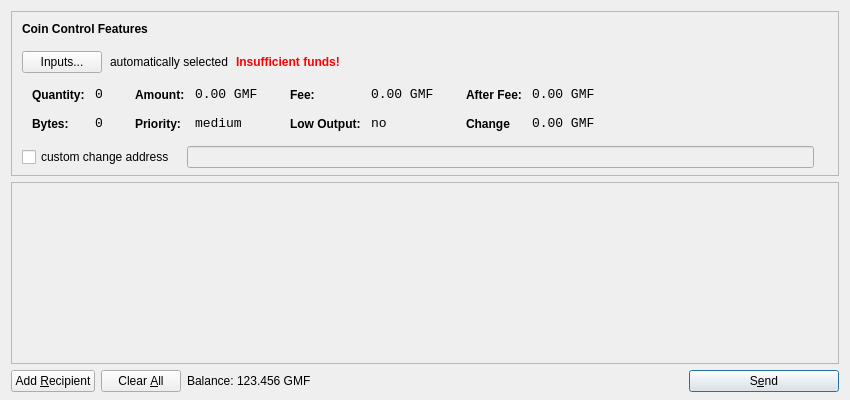
<?xml version="1.0" encoding="UTF-8"?>
<ui version="4.0">
 <class>SendCoinsDialog</class>
 <widget class="QDialog" name="SendCoinsDialog">
  <property name="geometry">
   <rect>
    <x>0</x>
    <y>0</y>
    <width>850</width>
    <height>400</height>
   </rect>
  </property>
  <property name="windowTitle">
   <string>Send Coins</string>
  </property>
  <layout class="QVBoxLayout" name="verticalLayout" stretch="0,1,0">
   <property name="bottomMargin">
    <number>8</number>
   </property>
   <item>
    <widget class="QFrame" name="frameCoinControl">
     <property name="sizePolicy">
      <sizepolicy hsizetype="Expanding" vsizetype="Expanding">
       <horstretch>0</horstretch>
       <verstretch>0</verstretch>
      </sizepolicy>
     </property>
     <property name="maximumSize">
      <size>
       <width>16777215</width>
       <height>16777215</height>
      </size>
     </property>
     <property name="frameShape">
      <enum>QFrame::StyledPanel</enum>
     </property>
     <property name="frameShadow">
      <enum>QFrame::Sunken</enum>
     </property>
     <layout class="QVBoxLayout" name="verticalLayoutCoinControl2">
      <property name="spacing">
       <number>-1</number>
      </property>
      <property name="leftMargin">
       <number>0</number>
      </property>
      <property name="topMargin">
       <number>0</number>
      </property>
      <property name="rightMargin">
       <number>0</number>
      </property>
      <property name="bottomMargin">
       <number>6</number>
      </property>
      <item>
       <layout class="QVBoxLayout" name="verticalLayoutCoinControl" stretch="0,0,0,0,1">
        <property name="spacing">
         <number>0</number>
        </property>
        <property name="leftMargin">
         <number>10</number>
        </property>
        <property name="topMargin">
         <number>10</number>
        </property>
        <item>
         <layout class="QHBoxLayout" name="horizontalLayoutCoinControl1">
          <property name="bottomMargin">
           <number>15</number>
          </property>
          <item>
           <widget class="QLabel" name="labelCoinControlFeatures">
            <property name="sizePolicy">
             <sizepolicy hsizetype="Preferred" vsizetype="Maximum">
              <horstretch>0</horstretch>
              <verstretch>0</verstretch>
             </sizepolicy>
            </property>
            <property name="font">
             <font>
              <weight>75</weight>
              <bold>true</bold>
             </font>
            </property>
            <property name="styleSheet">
             <string notr="true">font-weight:bold;</string>
            </property>
            <property name="text">
             <string>Coin Control Features</string>
            </property>
           </widget>
          </item>
         </layout>
        </item>
        <item>
         <layout class="QHBoxLayout" name="horizontalLayoutCoinControl2" stretch="0,0,0,0">
          <property name="spacing">
           <number>8</number>
          </property>
          <property name="bottomMargin">
           <number>10</number>
          </property>
          <item>
           <widget class="QPushButton" name="pushButtonCoinControl">
            <property name="styleSheet">
             <string notr="true"/>
            </property>
            <property name="text">
             <string>Inputs...</string>
            </property>
           </widget>
          </item>
          <item>
           <widget class="QLabel" name="labelCoinControlAutomaticallySelected">
            <property name="text">
             <string>automatically selected</string>
            </property>
            <property name="margin">
             <number>5</number>
            </property>
           </widget>
          </item>
          <item>
           <widget class="QLabel" name="labelCoinControlInsuffFunds">
            <property name="font">
             <font>
              <weight>75</weight>
              <bold>true</bold>
             </font>
            </property>
            <property name="styleSheet">
             <string notr="true">color:red;font-weight:bold;</string>
            </property>
            <property name="text">
             <string>Insufficient funds!</string>
            </property>
            <property name="margin">
             <number>5</number>
            </property>
           </widget>
          </item>
          <item>
           <spacer name="horizontalSpacerCoinControl">
            <property name="orientation">
             <enum>Qt::Horizontal</enum>
            </property>
            <property name="sizeHint" stdset="0">
             <size>
              <width>40</width>
              <height>1</height>
             </size>
            </property>
           </spacer>
          </item>
         </layout>
        </item>
        <item>
         <widget class="QWidget" name="widgetCoinControl" native="true">
          <property name="sizePolicy">
           <sizepolicy hsizetype="Preferred" vsizetype="Preferred">
            <horstretch>0</horstretch>
            <verstretch>0</verstretch>
           </sizepolicy>
          </property>
          <property name="minimumSize">
           <size>
            <width>0</width>
            <height>0</height>
           </size>
          </property>
          <property name="styleSheet">
           <string notr="true"/>
          </property>
          <layout class="QHBoxLayout" name="horizontalLayoutCoinControl5">
           <property name="margin">
            <number>0</number>
           </property>
           <item>
            <layout class="QHBoxLayout" name="horizontalLayoutCoinControl3" stretch="0,0,0,1">
             <property name="spacing">
              <number>20</number>
             </property>
             <property name="topMargin">
              <number>0</number>
             </property>
             <property name="bottomMargin">
              <number>10</number>
             </property>
             <item>
              <layout class="QFormLayout" name="formLayoutCoinControl1">
               <property name="horizontalSpacing">
                <number>10</number>
               </property>
               <property name="verticalSpacing">
                <number>14</number>
               </property>
               <property name="leftMargin">
                <number>10</number>
               </property>
               <property name="topMargin">
                <number>4</number>
               </property>
               <property name="rightMargin">
                <number>6</number>
               </property>
               <item row="0" column="0">
                <widget class="QLabel" name="labelCoinControlQuantityText">
                 <property name="styleSheet">
                  <string notr="true">font-weight:bold;</string>
                 </property>
                 <property name="text">
                  <string>Quantity:</string>
                 </property>
                 <property name="margin">
                  <number>0</number>
                 </property>
                </widget>
               </item>
               <item row="0" column="1">
                <widget class="QLabel" name="labelCoinControlQuantity">
                 <property name="font">
                  <font>
                   <family>Monospace</family>
                   <pointsize>10</pointsize>
                  </font>
                 </property>
                 <property name="cursor">
                  <cursorShape>IBeamCursor</cursorShape>
                 </property>
                 <property name="contextMenuPolicy">
                  <enum>Qt::ActionsContextMenu</enum>
                 </property>
                 <property name="text">
                  <string>0</string>
                 </property>
                 <property name="margin">
                  <number>0</number>
                 </property>
                 <property name="textInteractionFlags">
                  <set>Qt::LinksAccessibleByMouse|Qt::TextSelectableByKeyboard|Qt::TextSelectableByMouse</set>
                 </property>
                </widget>
               </item>
               <item row="1" column="0">
                <widget class="QLabel" name="labelCoinControlBytesText">
                 <property name="styleSheet">
                  <string notr="true">font-weight:bold;</string>
                 </property>
                 <property name="text">
                  <string>Bytes:</string>
                 </property>
                </widget>
               </item>
               <item row="1" column="1">
                <widget class="QLabel" name="labelCoinControlBytes">
                 <property name="font">
                  <font>
                   <family>Monospace</family>
                   <pointsize>10</pointsize>
                  </font>
                 </property>
                 <property name="cursor">
                  <cursorShape>IBeamCursor</cursorShape>
                 </property>
                 <property name="contextMenuPolicy">
                  <enum>Qt::ActionsContextMenu</enum>
                 </property>
                 <property name="text">
                  <string>0</string>
                 </property>
                 <property name="textInteractionFlags">
                  <set>Qt::LinksAccessibleByMouse|Qt::TextSelectableByKeyboard|Qt::TextSelectableByMouse</set>
                 </property>
                </widget>
               </item>
              </layout>
             </item>
             <item>
              <layout class="QFormLayout" name="formLayoutCoinControl2">
               <property name="horizontalSpacing">
                <number>10</number>
               </property>
               <property name="verticalSpacing">
                <number>14</number>
               </property>
               <property name="leftMargin">
                <number>6</number>
               </property>
               <property name="topMargin">
                <number>4</number>
               </property>
               <property name="rightMargin">
                <number>6</number>
               </property>
               <item row="0" column="0">
                <widget class="QLabel" name="labelCoinControlAmountText">
                 <property name="styleSheet">
                  <string notr="true">font-weight:bold;</string>
                 </property>
                 <property name="text">
                  <string>Amount:</string>
                 </property>
                 <property name="margin">
                  <number>0</number>
                 </property>
                </widget>
               </item>
               <item row="0" column="1">
                <widget class="QLabel" name="labelCoinControlAmount">
                 <property name="font">
                  <font>
                   <family>Monospace</family>
                   <pointsize>10</pointsize>
                  </font>
                 </property>
                 <property name="cursor">
                  <cursorShape>IBeamCursor</cursorShape>
                 </property>
                 <property name="contextMenuPolicy">
                  <enum>Qt::ActionsContextMenu</enum>
                 </property>
                 <property name="text">
                  <string>0.00 GMF</string>
                 </property>
                 <property name="textInteractionFlags">
                  <set>Qt::LinksAccessibleByMouse|Qt::TextSelectableByKeyboard|Qt::TextSelectableByMouse</set>
                 </property>
                </widget>
               </item>
               <item row="1" column="0">
                <widget class="QLabel" name="labelCoinControlPriorityText">
                 <property name="styleSheet">
                  <string notr="true">font-weight:bold;</string>
                 </property>
                 <property name="text">
                  <string>Priority:</string>
                 </property>
                </widget>
               </item>
               <item row="1" column="1">
                <widget class="QLabel" name="labelCoinControlPriority">
                 <property name="font">
                  <font>
                   <family>Monospace</family>
                   <pointsize>10</pointsize>
                  </font>
                 </property>
                 <property name="cursor">
                  <cursorShape>IBeamCursor</cursorShape>
                 </property>
                 <property name="contextMenuPolicy">
                  <enum>Qt::ActionsContextMenu</enum>
                 </property>
                 <property name="text">
                  <string>medium</string>
                 </property>
                 <property name="textInteractionFlags">
                  <set>Qt::LinksAccessibleByMouse|Qt::TextSelectableByKeyboard|Qt::TextSelectableByMouse</set>
                 </property>
                </widget>
               </item>
              </layout>
             </item>
             <item>
              <layout class="QFormLayout" name="formLayoutCoinControl3">
               <property name="horizontalSpacing">
                <number>10</number>
               </property>
               <property name="verticalSpacing">
                <number>14</number>
               </property>
               <property name="leftMargin">
                <number>6</number>
               </property>
               <property name="topMargin">
                <number>4</number>
               </property>
               <property name="rightMargin">
                <number>6</number>
               </property>
               <item row="0" column="0">
                <widget class="QLabel" name="labelCoinControlFeeText">
                 <property name="styleSheet">
                  <string notr="true">font-weight:bold;</string>
                 </property>
                 <property name="text">
                  <string>Fee:</string>
                 </property>
                 <property name="margin">
                  <number>0</number>
                 </property>
                </widget>
               </item>
               <item row="0" column="1">
                <widget class="QLabel" name="labelCoinControlFee">
                 <property name="font">
                  <font>
                   <family>Monospace</family>
                   <pointsize>10</pointsize>
                  </font>
                 </property>
                 <property name="cursor">
                  <cursorShape>IBeamCursor</cursorShape>
                 </property>
                 <property name="contextMenuPolicy">
                  <enum>Qt::ActionsContextMenu</enum>
                 </property>
                 <property name="text">
                  <string>0.00 GMF</string>
                 </property>
                 <property name="textInteractionFlags">
                  <set>Qt::LinksAccessibleByMouse|Qt::TextSelectableByKeyboard|Qt::TextSelectableByMouse</set>
                 </property>
                </widget>
               </item>
               <item row="1" column="0">
                <widget class="QLabel" name="labelCoinControlLowOutputText">
                 <property name="styleSheet">
                  <string notr="true">font-weight:bold;</string>
                 </property>
                 <property name="text">
                  <string>Low Output:</string>
                 </property>
                </widget>
               </item>
               <item row="1" column="1">
                <widget class="QLabel" name="labelCoinControlLowOutput">
                 <property name="font">
                  <font>
                   <family>Monospace</family>
                   <pointsize>10</pointsize>
                  </font>
                 </property>
                 <property name="cursor">
                  <cursorShape>IBeamCursor</cursorShape>
                 </property>
                 <property name="contextMenuPolicy">
                  <enum>Qt::ActionsContextMenu</enum>
                 </property>
                 <property name="text">
                  <string>no</string>
                 </property>
                 <property name="textInteractionFlags">
                  <set>Qt::LinksAccessibleByMouse|Qt::TextSelectableByKeyboard|Qt::TextSelectableByMouse</set>
                 </property>
                </widget>
               </item>
              </layout>
             </item>
             <item>
              <layout class="QFormLayout" name="formLayoutCoinControl4">
               <property name="horizontalSpacing">
                <number>10</number>
               </property>
               <property name="verticalSpacing">
                <number>14</number>
               </property>
               <property name="leftMargin">
                <number>6</number>
               </property>
               <property name="topMargin">
                <number>4</number>
               </property>
               <property name="rightMargin">
                <number>6</number>
               </property>
               <item row="0" column="0">
                <widget class="QLabel" name="labelCoinControlAfterFeeText">
                 <property name="styleSheet">
                  <string notr="true">font-weight:bold;</string>
                 </property>
                 <property name="text">
                  <string>After Fee:</string>
                 </property>
                 <property name="margin">
                  <number>0</number>
                 </property>
                </widget>
               </item>
               <item row="0" column="1">
                <widget class="QLabel" name="labelCoinControlAfterFee">
                 <property name="font">
                  <font>
                   <family>Monospace</family>
                   <pointsize>10</pointsize>
                  </font>
                 </property>
                 <property name="cursor">
                  <cursorShape>IBeamCursor</cursorShape>
                 </property>
                 <property name="contextMenuPolicy">
                  <enum>Qt::ActionsContextMenu</enum>
                 </property>
                 <property name="text">
                  <string>0.00 GMF</string>
                 </property>
                 <property name="textInteractionFlags">
                  <set>Qt::LinksAccessibleByMouse|Qt::TextSelectableByKeyboard|Qt::TextSelectableByMouse</set>
                 </property>
                </widget>
               </item>
               <item row="1" column="0">
                <widget class="QLabel" name="labelCoinControlChangeText">
                 <property name="styleSheet">
                  <string notr="true">font-weight:bold;</string>
                 </property>
                 <property name="text">
                  <string>Change</string>
                 </property>
                </widget>
               </item>
               <item row="1" column="1">
                <widget class="QLabel" name="labelCoinControlChange">
                 <property name="font">
                  <font>
                   <family>Monospace</family>
                   <pointsize>10</pointsize>
                  </font>
                 </property>
                 <property name="cursor">
                  <cursorShape>IBeamCursor</cursorShape>
                 </property>
                 <property name="contextMenuPolicy">
                  <enum>Qt::ActionsContextMenu</enum>
                 </property>
                 <property name="text">
                  <string>0.00 GMF</string>
                 </property>
                 <property name="textInteractionFlags">
                  <set>Qt::LinksAccessibleByMouse|Qt::TextSelectableByKeyboard|Qt::TextSelectableByMouse</set>
                 </property>
                </widget>
               </item>
              </layout>
             </item>
            </layout>
           </item>
          </layout>
         </widget>
        </item>
        <item>
         <layout class="QHBoxLayout" name="horizontalLayoutCoinControl4" stretch="0,0,0">
          <property name="spacing">
           <number>12</number>
          </property>
          <property name="sizeConstraint">
           <enum>QLayout::SetDefaultConstraint</enum>
          </property>
          <property name="topMargin">
           <number>5</number>
          </property>
          <property name="rightMargin">
           <number>5</number>
          </property>
          <item>
           <widget class="QCheckBox" name="checkBoxCoinControlChange">
            <property name="text">
             <string>custom change address</string>
            </property>
           </widget>
          </item>
          <item>
           <widget class="QLineEdit" name="lineEditCoinControlChange">
            <property name="enabled">
             <bool>false</bool>
            </property>
            <property name="sizePolicy">
             <sizepolicy hsizetype="Expanding" vsizetype="Fixed">
              <horstretch>0</horstretch>
              <verstretch>0</verstretch>
             </sizepolicy>
            </property>
           </widget>
          </item>
          <item>
           <widget class="QLabel" name="labelCoinControlChangeLabel">
            <property name="sizePolicy">
             <sizepolicy hsizetype="Preferred" vsizetype="Expanding">
              <horstretch>0</horstretch>
              <verstretch>0</verstretch>
             </sizepolicy>
            </property>
            <property name="minimumSize">
             <size>
              <width>0</width>
              <height>0</height>
             </size>
            </property>
            <property name="text">
             <string/>
            </property>
            <property name="margin">
             <number>3</number>
            </property>
           </widget>
          </item>
         </layout>
        </item>
        <item>
         <spacer name="verticalSpacerCoinControl">
          <property name="orientation">
           <enum>Qt::Vertical</enum>
          </property>
          <property name="sizeHint" stdset="0">
           <size>
            <width>800</width>
            <height>1</height>
           </size>
          </property>
         </spacer>
        </item>
       </layout>
      </item>
     </layout>
    </widget>
   </item>
   <item>
    <widget class="QScrollArea" name="scrollArea">
     <property name="widgetResizable">
      <bool>true</bool>
     </property>
     <widget class="QWidget" name="scrollAreaWidgetContents">
      <property name="geometry">
       <rect>
        <x>0</x>
        <y>0</y>
        <width>830</width>
        <height>165</height>
       </rect>
      </property>
      <layout class="QVBoxLayout" name="verticalLayout_2">
       <property name="margin">
        <number>0</number>
       </property>
       <item>
        <layout class="QVBoxLayout" name="entries">
         <property name="spacing">
          <number>6</number>
         </property>
        </layout>
       </item>
       <item>
        <spacer name="verticalSpacer">
         <property name="orientation">
          <enum>Qt::Vertical</enum>
         </property>
         <property name="sizeHint" stdset="0">
          <size>
           <width>20</width>
           <height>40</height>
          </size>
         </property>
        </spacer>
       </item>
      </layout>
     </widget>
    </widget>
   </item>
   <item>
    <layout class="QHBoxLayout" name="horizontalLayout">
     <item>
      <widget class="QPushButton" name="addButton">
       <property name="toolTip">
        <string>Send to multiple recipients at once</string>
       </property>
       <property name="text">
        <string>Add &amp;Recipient</string>
       </property>
       <property name="icon">
        <iconset resource="../bitcoin.qrc">
         <normaloff>:/icons/add</normaloff>:/icons/add</iconset>
       </property>
       <property name="autoDefault">
        <bool>false</bool>
       </property>
      </widget>
     </item>
     <item>
      <widget class="QPushButton" name="clearButton">
       <property name="sizePolicy">
        <sizepolicy hsizetype="Minimum" vsizetype="Fixed">
         <horstretch>0</horstretch>
         <verstretch>0</verstretch>
        </sizepolicy>
       </property>
       <property name="toolTip">
        <string>Remove all transaction fields</string>
       </property>
       <property name="text">
        <string>Clear &amp;All</string>
       </property>
       <property name="icon">
        <iconset resource="../bitcoin.qrc">
         <normaloff>:/icons/remove</normaloff>:/icons/remove</iconset>
       </property>
       <property name="autoRepeatDelay">
        <number>300</number>
       </property>
       <property name="autoDefault">
        <bool>false</bool>
       </property>
      </widget>
     </item>
     <item>
      <layout class="QHBoxLayout" name="horizontalLayout_2">
       <property name="spacing">
        <number>3</number>
       </property>
       <item>
        <widget class="QLabel" name="label">
         <property name="sizePolicy">
          <sizepolicy hsizetype="Preferred" vsizetype="Fixed">
           <horstretch>0</horstretch>
           <verstretch>0</verstretch>
          </sizepolicy>
         </property>
         <property name="text">
          <string>Balance:</string>
         </property>
        </widget>
       </item>
       <item>
        <widget class="QLabel" name="labelBalance">
         <property name="sizePolicy">
          <sizepolicy hsizetype="Preferred" vsizetype="Fixed">
           <horstretch>0</horstretch>
           <verstretch>0</verstretch>
          </sizepolicy>
         </property>
         <property name="cursor">
          <cursorShape>IBeamCursor</cursorShape>
         </property>
         <property name="text">
          <string>123.456 GMF</string>
         </property>
         <property name="textInteractionFlags">
          <set>Qt::LinksAccessibleByMouse|Qt::TextSelectableByKeyboard|Qt::TextSelectableByMouse</set>
         </property>
        </widget>
       </item>
      </layout>
     </item>
     <item>
      <spacer name="horizontalSpacer">
       <property name="orientation">
        <enum>Qt::Horizontal</enum>
       </property>
       <property name="sizeHint" stdset="0">
        <size>
         <width>40</width>
         <height>20</height>
        </size>
       </property>
      </spacer>
     </item>
     <item>
      <widget class="QPushButton" name="sendButton">
       <property name="minimumSize">
        <size>
         <width>150</width>
         <height>0</height>
        </size>
       </property>
       <property name="toolTip">
        <string>Confirm the send action</string>
       </property>
       <property name="text">
        <string>S&amp;end</string>
       </property>
       <property name="icon">
        <iconset resource="../bitcoin.qrc">
         <normaloff>:/icons/send</normaloff>:/icons/send</iconset>
       </property>
       <property name="default">
        <bool>true</bool>
       </property>
      </widget>
     </item>
    </layout>
   </item>
  </layout>
 </widget>
 <resources>
  <include location="../bitcoin.qrc"/>
 </resources>
 <connections/>
</ui>
